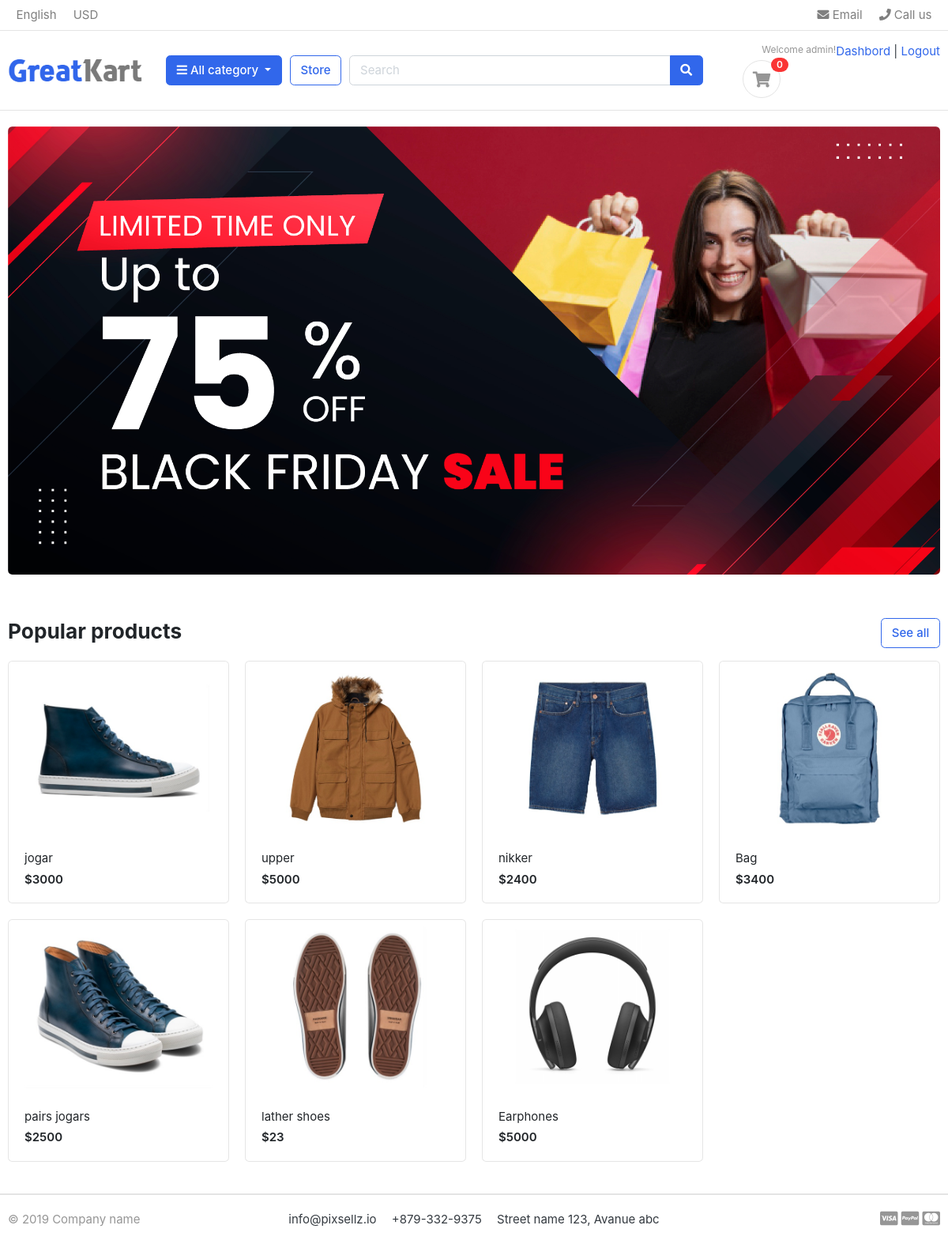
Page / (signed in) on the committed database.
### accounts/models.py (models this page shows, shortened)
class Account(AbstractBaseUser):
    email = models.EmailField(unique=True)
    first_name = models.CharField(max_length=50)
    last_name = models.CharField(max_length=50)
    username = models.CharField(max_length=50, unique= True)
    Phone_Number = models.CharField(max_length=50)
    date_joined = models.DateTimeField(auto_now_add= True)
    last_login = models.DateTimeField(auto_now_add= True)
    is_admin = models.BooleanField(default=False)
    is_staff = models.BooleanField(default=False)
    is_active = models.BooleanField(default=False)
    is_superadmin = models.BooleanField(default=False)
    USERNAME_FIELD = 'email'
    REQUIRED_FIELDS = ['first_name', 'last_name', 'username']
    objects = MyAccountManager()

### store/models.py (models this page shows, shortened)
class Product(models.Model):
    product_name = models.CharField(max_length=200, unique= True)
    slug = models.SlugField(max_length=200, unique=True)
    description = models.TextField(max_length=1000, blank=True)
    price = models.IntegerField()
    images = models.ImageField(upload_to = 'photos/products')
    stock = models.IntegerField()
    is_available = models.BooleanField(default= True)
    category = models.ForeignKey(Category, on_delete=models.CASCADE)
    created_date = models.DateTimeField(auto_now_add=True)
    modified_date = models.DateTimeField(auto_now=True)
    def get_url(self):
        return reverse('product_detail', args=[self.category.slug, self.slug])

### Greatkart/views.py (the view)
# urls.py: 2. Add a URL to urlpatterns:  path('', views.home, name='home')
def home(request):
    products = Product.objects.all().filter(is_available = True)
    context = {
        'products': products
    }
    return render(request, 'home.html', context)

### carts/context_processors.py (called while the page is built)
def counter(request):
    cart_count = 0
    if 'admin' in request.path:
        return {}
    else:
        try:
            cart = Cart.objects.filter(cart_id=_cart_id(request))
            cart_items = CartItem.objects.all().filter(cart = cart[:1])
            for cart_item in cart_items:
                cart_count += cart_item.quantity
        except CartItem.DoesNotExist:
            cart_count = 0
    return dict(cart_count = cart_count)

### carts/views.py (called while the page is built)
def _cart_id(request):
    cart = request.session.session_key
    if not cart:
        cart = request.session.create()
    return cart

### category/context_processors.py (called while the page is built)
def menu_links(request):
    links = Category.objects.all()
    return dict(link = links)

### templates/home.html
{% extends 'base.html' %}
{% load static %}
{% block content %}
<section class="section-intro padding-y-sm">
<div class="container">
<div class="intro-banner-wrap">
	<img src="{%static 'images/banners/cover.jpg'%}" class="img-fluid rounded">
</div>
</div>
</section>
<section class="section-name padding-y-sm">
<div class="container">
<header class="section-heading">
	<a href="{%url 'home'%}" class="btn btn-outline-primary float-right">See all</a>
	<h3 class="section-title">Popular products</h3>
</header>
<div class="row">
	{%for product in products %}
	<div class="col-md-3">
		<div class="card card-product-grid">
			<a href="{{ product.get_url }}" class="img-wrap"> <img src="{{product.images.url}}"> </a>
			<figcaption class="info-wrap">
				<a href="{{ product.get_url }}" class="title">{{product.product_name}}</a>
				<div class="price mt-1">${{product.price}}</div>
			</figcaption>
		</div>
	</div>
	{%endfor%}
</div>
</div>
</section>
</body>
</html>
{% endblock %}

### templates/includes/navbar.html (shortened to what this page needs)
{%load static%}
<header class="section-header">
    <nav class="navbar p-md-0 navbar-expand-sm navbar-light border-bottom">
    <div class="container">
      <div class="collapse navbar-collapse" id="navbarTop4">
        <ul class="navbar-nav mr-auto">
            <li class="nav-item dropdown">
                 <a href="#" class="nav-link">   English </a>
            </li>
            <li class="nav-item dropdown">
                <a href="#" class="nav-link"> USD </a>
            </li>
        </ul>
        <ul class="navbar-nav">
            <li><a href="#" class="nav-link"> <i class="fa fa-envelope"></i> Email </a></li>
            <li><a href="#" class="nav-link"> <i class="fa fa-phone"></i> Call us </a></li>
        </ul>
      </div>
    </div>
    </nav>
    <section class="header-main border-bottom">
        <div class="container">
    <div class="row align-items-center">
        <div class="col-lg-2 col-md-3 col-6">
            <a href="{% url 'home'%}" class="brand-wrap">
                <img class="logo" src="{%static './images/logo.png'%}">
            </a>
        </div>
        <div class="col-lg col-sm col-md col-6 flex-grow-0">
            <div class="category-wrap dropdown d-inline-block float-right">
                <button type="button" class="btn btn-primary dropdown-toggle" data-toggle="dropdown">
                    <i class="fa fa-bars"></i> All category
                </button>
            </div>
        </div>
        <a href="{% url 'store'%}" class="btn btn-outline-primary">Store</a>
        <div class="col-lg  col-md-6 col-sm-12 col">
            <form action="{% url 'search'%}" class="search" method="GET">
                <div class="input-group w-100">
                    <input type="text" class="form-control" style="width:60%;" placeholder="Search" name="keyword">
                    <div class="input-group-append">
                      <button class="btn btn-primary" type="submit">
                        <i class="fa fa-search"></i>
                      </button>
                    </div>
                </div>
            </form>
        </div>
        <div class="col-lg-3 col-sm-6 col-8 order-2 order-lg-3">
                    <div class="d-flex justify-content-end mb-3 mb-lg-0">
                        {% if user.id is None %}
                        <div class="widget-header">
                            <small class="title text-muted">Welcome guest!</small>
                            <div>
                                <a href="{% url 'login' %}">Sign in</a> <span class="dark-transp"> | </span>
                                <a href="{% url 'register' %}"> Register</a>
                            </div>
                        </div>
                        {% else %}
                            <small class="title text-muted">Welcome {{user.first_name}}!</small>
                            <div>
                                <a href="{% url 'dashboard' %}">Dashbord</a> <span class="dark-transp"> | </span>
                                <a href="{% url 'logout' %}"> Logout </a>
                            </div>
                        </div>
                        {% endif %}
                        <a href="{% url 'cart' %}" class="widget-header pl-3 ml-3">
                            <div class="icon icon-sm rounded-circle border"><i class="fa fa-shopping-cart"></i></div>
                            <span class="badge badge-pill badge-danger notify">{{cart_count}}</span>
                        </a>
                    </div>
                </div>
    </div>
    </section>
    </header>

### static/css/ui.css (style rules this page uses)
html { font-family: "Inter", sans-serif; font-size: 15px; }
.img-wrap { text-align: center; display: block; }
.img-wrap img { max-width: 100%; }
.icon-xs, .icon-sm, .icon-md, .icon-lg { display: inline-block; text-align: center; flex-shrink: 0; flex-grow: 0; }
.icon-sm { width: 48px; height: 48px; line-height: 48px !important; font-size: 20px; }
.padding-y-sm { padding-top: 20px; padding-bottom: 20px; }
.section-heading { margin-bottom: 20px; margin-top: 15px; }
.section-title { color: #212529; }
.header-main { position: relative; padding-top: 1rem; padding-bottom: 1rem; }
.brand-wrap .logo, .navbar-brand .logo { margin-right: 7px; max-height: 42px; display: inline-block; }
.widget-header { display: inline-block; vertical-align: middle; position: relative; }
.widget-header i { color: #969696; }
.widget-header .notify { position: absolute; top: -3px; right: -10px; }
[class*=card-product] a.title { color: #212529; display: block; }
[class*=card-product] .img-wrap { overflow: hidden; position: relative; }
[class*=card-product] .img-wrap img { height: 100%; max-width: 100%; width: auto; display: inline-block; -o-object-fit: cover; object-fit: cover; }
.card-product-grid { margin-bottom: 20px; }
.card-product-grid .img-wrap { border-radius: 0.2rem 0.2rem 0 0; height: 220px; }
.card-product-grid .info-wrap { overflow: hidden; padding: 18px 20px; }
.card .img-wrap { overflow: hidden; }
.notify { position: absolute; top: -4px; right: -10px; display: inline-block; padding: 0.25em 0.6em; font-size: 12px; line-height: 1; text-align: center; border-radius: 3rem; color: #fff; background-color: #fa3434; }
.price { font-weight: 600; color: #212529; }

### rows in the picture
Account: first_name "admin"
Product: images (picture), product_name "jogar", price "3000"
Product: images (picture), product_name "upper", price "5000"
Product: images (picture), product_name "nikker", price "2400"
Product: images (picture), product_name "Bag", price "3400"
Product: images (picture), product_name "pairs jogars", price "2500"
Product: images (picture), product_name "lather shoes", price "23"
Product: images (picture), product_name "Earphones", price "5000"

### other values in the picture
{{ cart_count }} "0"
